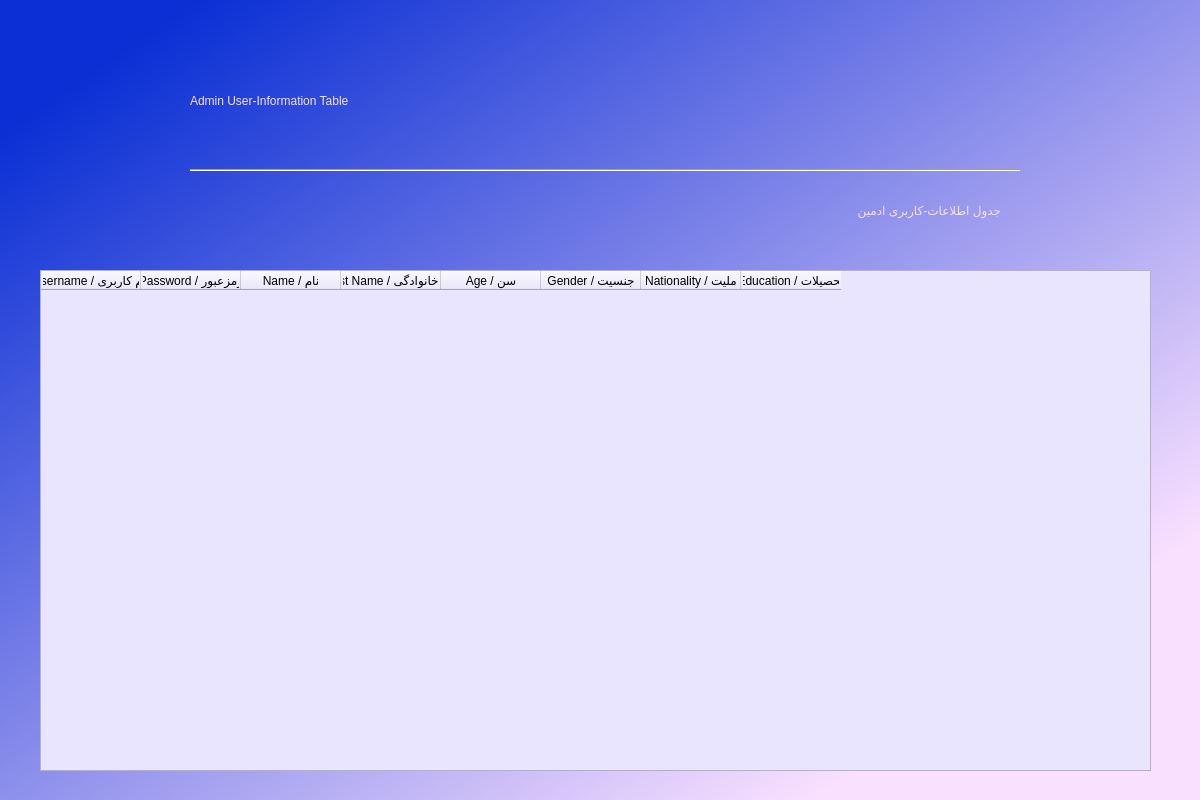
<?xml version="1.0" encoding="UTF-8"?>
<ui version="4.0">
 <class>Dialog</class>
 <widget class="QDialog" name="Dialog">
  <property name="geometry">
   <rect>
    <x>0</x>
    <y>0</y>
    <width>1200</width>
    <height>800</height>
   </rect>
  </property>
  <property name="windowTitle">
   <string>Dialog</string>
  </property>
  <property name="styleSheet">
   <string notr="true">QDialog#Dialog{
background-color:qlineargradient(spread:pad, x1:0.075, y1:0.0910455, x2:0.837, y2:0.835227, stop:0 rgba(10, 47, 212, 255), stop:1 rgba(249, 224, 255, 255))}
</string>
  </property>
  <widget class="QLabel" name="label">
   <property name="geometry">
    <rect>
     <x>460</x>
     <y>150</y>
     <width>541</width>
     <height>121</height>
    </rect>
   </property>
   <property name="styleSheet">
    <string notr="true">font: 35pt &quot;B Nazanin&quot;;
color: rgb(249, 224, 255);</string>
   </property>
   <property name="text">
    <string>جدول اطلاعات-کاربری ادمین</string>
   </property>
  </widget>
  <widget class="Line" name="line">
   <property name="geometry">
    <rect>
     <x>190</x>
     <y>160</y>
     <width>831</width>
     <height>21</height>
    </rect>
   </property>
   <property name="styleSheet">
    <string notr="true">font: 75 8pt &quot;MS Shell Dlg 2&quot;;</string>
   </property>
   <property name="orientation">
    <enum>Qt::Horizontal</enum>
   </property>
  </widget>
  <widget class="QLabel" name="label_2">
   <property name="geometry">
    <rect>
     <x>190</x>
     <y>40</y>
     <width>991</width>
     <height>121</height>
    </rect>
   </property>
   <property name="styleSheet">
    <string notr="true">color: rgb(249, 224, 255);
font: 35pt &quot;B Nazanin&quot;;</string>
   </property>
   <property name="text">
    <string>Admin User-Information Table</string>
   </property>
  </widget>
  <widget class="QLabel" name="error">
   <property name="geometry">
    <rect>
     <x>380</x>
     <y>510</y>
     <width>491</width>
     <height>31</height>
    </rect>
   </property>
   <property name="styleSheet">
    <string notr="true">font: 12pt &quot;B Nazanin&quot;;
color: rgb(208, 0, 0);</string>
   </property>
   <property name="text">
    <string/>
   </property>
  </widget>
  <widget class="QTableWidget" name="tableWidget">
   <property name="geometry">
    <rect>
     <x>40</x>
     <y>270</y>
     <width>1111</width>
     <height>501</height>
    </rect>
   </property>
   <property name="styleSheet">
    <string notr="true">background-color: rgb(233, 229, 255);
color: rgb(0, 0, 0);</string>
   </property>
   <column>
    <property name="text">
     <string>Username / نام کاربری</string>
    </property>
   </column>
   <column>
    <property name="text">
     <string>Password / رمزعبور</string>
    </property>
   </column>
   <column>
    <property name="text">
     <string>Name / نام</string>
    </property>
   </column>
   <column>
    <property name="text">
     <string>Last Name / نام خانوادگی</string>
    </property>
   </column>
   <column>
    <property name="text">
     <string>Age / سن</string>
    </property>
   </column>
   <column>
    <property name="text">
     <string>Gender / جنسیت</string>
    </property>
   </column>
   <column>
    <property name="text">
     <string>Nationality / ملیت</string>
    </property>
   </column>
   <column>
    <property name="text">
     <string>Education / تحصیلات</string>
    </property>
   </column>
  </widget>
 </widget>
 <resources/>
 <connections/>
</ui>
